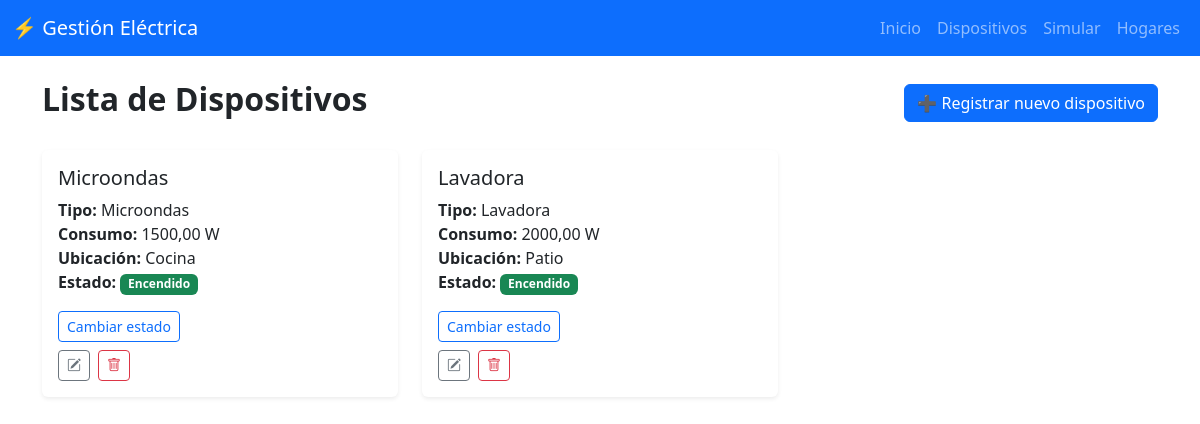
The app's page /dispositivos/ (signed in), older data.
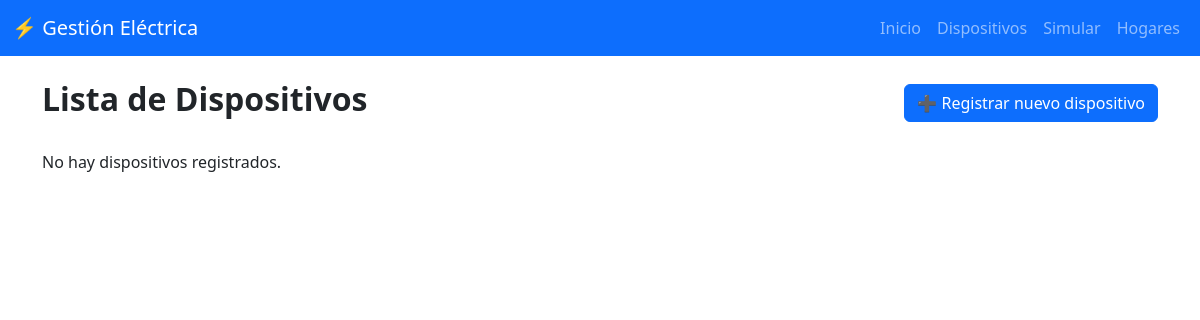
The same page, newer data.
### dispositivos/models.py (models this page shows, shortened)
class Dispositivo(models.Model):
    ESTADO_CHOICES = [
        ('encendido', 'Encendido'),
        ('apagado', 'Apagado')
    ]
    nombre = models.CharField(max_length=100)  # Este campo se reemplazará por partehogar
    tipo = models.ForeignKey(TipoDispositivo, on_delete=models.RESTRICT)
    consumo_watts = models.DecimalField(max_digits=10, decimal_places=2)
    partehogar = models.ForeignKey(ParteHogar, on_delete=models.CASCADE)
    estado = models.CharField(max_length=10, choices=ESTADO_CHOICES, default='apagado')

class TipoDispositivo(models.Model):
    nombre = models.CharField(max_length=100)
    rango_consumo_min = models.DecimalField(max_digits=10, decimal_places=2)
    rango_consumo_max = models.DecimalField(max_digits=10, decimal_places=2)
    descripcion = models.TextField(blank=True, null=True)

class ParteHogar(models.Model):
    nombre = models.CharField(max_length=100)
    hogar = models.ForeignKey(Hogar, on_delete=models.CASCADE, related_name="partes", default=1)

### dispositivos/views.py (the view)
# urls.py: path("dispositivos/", views_dispositivos.lista_dispositivos, name="lista_dispositivos"),
@login_required
def lista_dispositivos(request):
    dispositivos = Dispositivo.objects.all()
    return render(request, "lista_dispositivos.html", {"dispositivos": dispositivos})

### dispositivos/templates/lista_dispositivos.html (shortened to what this page needs)
{% extends 'base.html' %}
{% block content %}
<link href="https://cdn.jsdelivr.net/npm/bootstrap-icons@1.10.5/font/bootstrap-icons.css" rel="stylesheet">
<div class="d-flex justify-content-between align-items-center mb-4">
    <h2 class="fw-bold">Lista de Dispositivos</h2>
    <a href="{% url 'registrar_dispositivo' %}" class="btn btn-primary">➕ Registrar nuevo dispositivo</a>
</div>
<div class="row row-cols-1 row-cols-md-2 row-cols-lg-3 g-4">
    {% for dispositivo in dispositivos %}
    <div class="col">
        <div class="card h-100 shadow-sm border-0 card-hover">
            <div class="card-body">
                <h5 class="card-title">{{ dispositivo.nombre }}</h5>
                <p class="card-text">
                    <strong>Tipo:</strong> {{ dispositivo.tipo.nombre }}<br>
                    <strong>Consumo:</strong> {{ dispositivo.consumo_watts }} W<br>
                    <strong>Ubicación:</strong> {{ dispositivo.partehogar.nombre }}<br>
                    <strong>Estado:</strong>
                    {% if dispositivo.estado == 'encendido' %}
                        <span class="badge bg-success">Encendido</span>
                    {% else %}
                        <span class="badge bg-secondary">Apagado</span>
                    {% endif %}
                </p>
                <form method="post" action="{% url 'cambiar_estado_dispositivo' dispositivo.id %}">
                    <button type="submit" class="btn btn-sm btn-outline-primary mb-2">
                        Cambiar estado
                    </button>
                </form>
                <div class="d-flex gap-2">
                    <a href="{% url 'editar_dispositivo' dispositivo.id %}" class="btn btn-sm btn-outline-secondary">
                        <i class="bi bi-pencil-square"></i>
                    </a>
                    <form method="post" action="{% url 'eliminar_dispositivo' dispositivo.id %}" onsubmit="return confirm('¿Estás seguro de eliminar este dispositivo?');">
                        <button type="submit" class="btn btn-sm btn-outline-danger">
                            <i class="bi bi-trash"></i>
                        </button>
                    </form>
                </div>
            </div>
        </div>
    </div>
    {% empty %}
    <p>No hay dispositivos registrados.</p>
    {% endfor %}
</div>
{% endblock %}

Row changes from the older to the newer data that the page shows:
removed Dispositivo: nombre "Microondas", tipo.nombre "Microondas", consumo_watts "1500,00", partehogar.nombre "Cocina", estado "Encendido"
removed Dispositivo: nombre "Lavadora", tipo.nombre "Lavadora", consumo_watts "2000,00", partehogar.nombre "Patio", estado "Encendido"
Text that changed along with them:
text now shown: "No hay dispositivos registrados."
